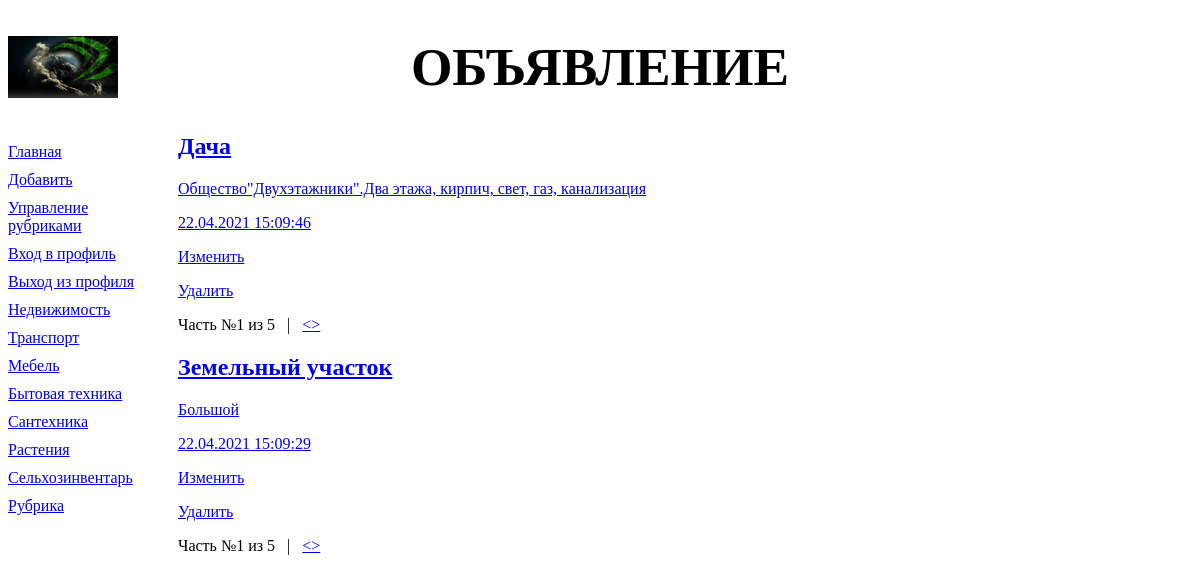
/bboard/, run on the app's committed database.
### bboard/models.py (models this page shows, shortened)
class Rubric(models.Model):
    name = models.CharField(max_length=20, db_index=True, verbose_name='Название')
    order = models.SmallIntegerField(default=0, db_index=True)
    objects = RubricManager()
    class Meta:
        verbose_name_plural = 'Рубрики'
        verbose_name = 'Рубрика'
        ordering = ['order', 'name']

class Bb(models.Model):
    title = models.CharField(max_length=50, verbose_name='Товар')
    content = models.TextField(null=True, blank=True, verbose_name='Описание')
    price = models.FloatField(null=True, blank=True, verbose_name='Цена')
    published = models.DateTimeField(auto_now_add=True, db_index=True, verbose_name='Опубликованно')
    rubric = models.ForeignKey('Rubric', null=True, on_delete=models.PROTECT, verbose_name='Рубрика')
    objects = models.Manager()
    revers = BbManager()
    def title_and_price(self):
        if self.price:
            return '%s (%.2f)' % (self.title, self.price)
        else:
            return self.title
    title_and_price.short_description = 'Название и цена'
    class Meta:
        verbose_name_plural = 'Объявления'
        verbose_name = 'Объявление'
        ordering = ['-published']

### bboard/views.py (the view)
def index(request):
        bbs = Bb.objects.order_by()
        rubrics = Rubric.objects.all()
        paginator = Paginator(bbs, 2)
        if 'page' in request.GET:
            page_num = request.GET['page']
        else:
            page_num = 1
        page = paginator.get_page(page_num)
        context = {'bbs': page.object_list, 'rubrics' : rubrics, 'page': page}
        return render(request, 'bboard/index.html', context)

### bboard/models.py (called while the page is built)
    def get_queryset(self):
        return RubricQuerySet(self.model, using=self._db)

### bboard/templates/bboard/index.html (shortened to what this page needs)
{% extends "layout/basic.html" %}
{% block content %}
{% for bb in bbs|dictsort:'title' %}
<div class="b">
	<h2><a href="{% url 'detail' pk=bb.pk %}">{{ bb.title }} </h2>
	<p> {{ bb.content }} </p>
	<p>{{ bb.published|date:"d.m.Y H:i:s" }}</p>
	<p><a href="{% url 'bb_form' pk=bb.pk %}">Изменить</a></p>
	<p><a href="{% url 'bb_confirm_delete' pk=bb.pk %}">Удалить</a></p>
</div>
<div>
	Часть №{{ page.number }} из {{ page.paginator.num_pages }}
	{% if page.has_next %}
	&nbsp;&nbsp;|&nbsp;&nbsp;
	<a href="?page={{ page.next_page_number }}">&lt;></a>
	{% endif %}
</div>
{% endfor %}
{% endblock %}

### bboard/templates/layout/basic.html (shortened to what this page needs)
{% load static %}
<!DOCTYPE html>
<html>
	<head>
		<link rel="stylesheet" type="text/css" href="{% static 'bboard/style.css' %}">
	</head>
	<body>
		<header>
			<h1>Объявление</h1>
		</header>
		<nav>
			<a href="{% url 'index' %}">Главная</a>
			<a href="{% url 'add' %}">Добавить</a>
			<a href="{% url 'rubrics' %}">Управление рубриками</a>
			<a href="{% url 'login' %}">Вход в профиль</a>
			<a href="{% url 'logout' %}">Выход из профиля</a>
			{% for rubric in rubrics %}
			<a href="{% url 'by_rubric' rubric.pk %}">{{ rubric.name }}</a>
			{% endfor %}
		</nav>
		<section>
		{% block content %}
		{% endblock %}
		</section>
	</body>
</html>

### bboard/static/bboard/style.css (style rules this page uses)
header h1 { font-size: 40pt; text-transform : uppercase; text-align: center; background: url("bg.jpg") left / auto 100% no-repeat; }
nav { font-size: : 16pt; width: 150px; float: left; }
nav a { display: block; margin: 10px 0px; }
section { margin-left: 170px; }

### data on the page
Rubric: name "Недвижимость"
Rubric: name "Транспорт"
Rubric: name "Мебель"
Rubric: name "Бытовая техника"
Rubric: name "Сантехника"
Rubric: name "Растения"
Rubric: name "Сельхозинвентарь"
Rubric: name "Рубрика"
Bb: title "Дача", content "Общество\"Двухэтажники\".Два этажа, кирпич, свет, газ, канализация", published "22.04.2021 15:09:46", number "1", paginator.num_pages "5"
Bb: title "Земельный участок", content "Большой", published "22.04.2021 15:09:29", number "1", paginator.num_pages "5"
